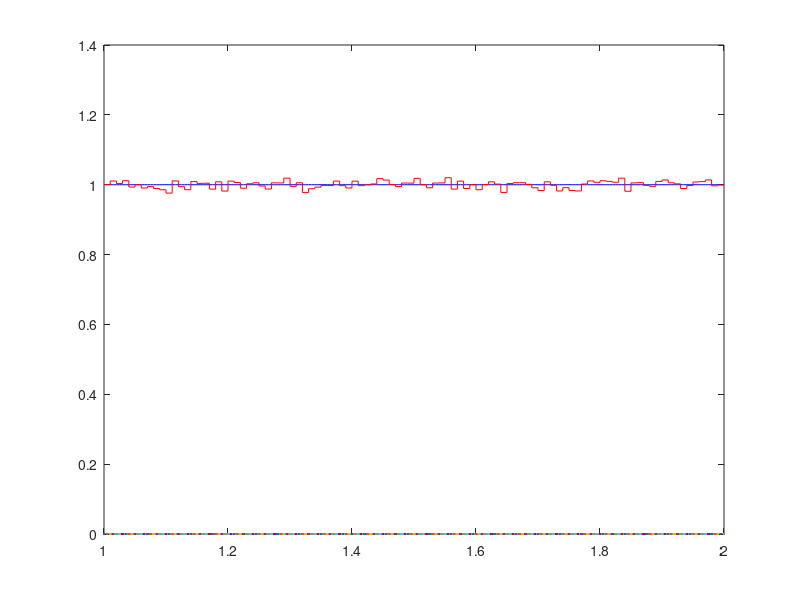

This figure's MATLAB source:
clc
clear

a = 1;
b = 2;

n = 10^6;
m = 100;
X = sort(unifrnd(a, b, n, 1));
hist(X, m)
Y = hist(X, m) / n;

h = (X(n) - X(1)) / m;
Fn = Y/h;

hStep = X(1) : h : X(end);
Fn = [Fn, Fn(end)];
[c, d] = stairs(hStep, Fn);

steps = a: 0.005 : b;
y = unifpdf(steps, a, b);
plot(steps, y, "b", c, d, "r", steps, 0)

lStep = X(1) : h : X(end) - h;
rStep = X(1) + h : h : X(end);  

Fl = unifcdf(lStep, a, b);
Fr = unifcdf(rStep, a, b);

p0 = Fr - Fl;

sum = sum(p0)

maxDiff = max(y-d')


